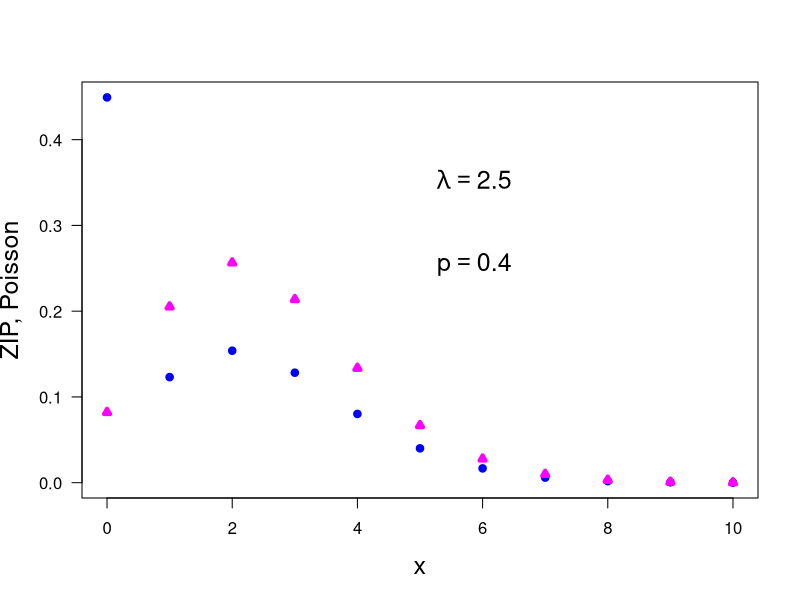

This chart was generated by the following R code:
print('file: BayesianHypPoissonZIP2d5.R')
print(date())
# Zero-inflated Poisson (ZIP) versus Poisson
sflag = 2
if (sflag == 2) {
  p = 0.4; lambda = 2.5
  x = 0:10
  yp = dpois(x,lambda)
  y = (1-p)*yp
  y[1] = y[1] + p
  # png('PoissonZIP2d5r19114.png',width=16,height=16,units='cm',res=300)
  plot(x,y,type='p',lwd=4,col='blue',xlab='x',
       ylab='ZIP, Poisson',las=1,cex=0.6,cex.lab=1.5)
  points(x,yp,col='magenta',lwd=4,cex=0.6,pch=24)
  text(5,0.35,bquote(~lambda == .(lambda)),col='black',pos=4,cex=1.5)
  text(5,0.25,bquote(~p == .(p)),col='black',pos=4,cex=1.5)
  # dev.off()
}
print(c(round(y[1],4),'ZIP(x=0)'))
print(c(round(yp[1],4),'Poisson(x=0)'))
# -----------------------------------------------------------------------------
# Results:
# "file: BayesianHypPoissonZIP2d5.R"
# "Sat Dec 17 09:21:22 2022"
# "0.4493"   "ZIP(x=0)"
# "0.0821"       "Poisson(x=0)"
# -----------------------------------------------------------------------------
